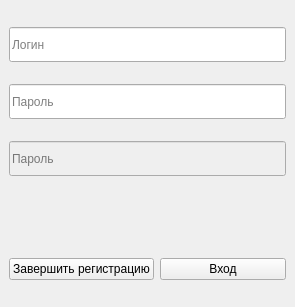
<?xml version="1.0" encoding="UTF-8"?>
<ui version="4.0">
 <class>Registration</class>
 <widget class="QMainWindow" name="Registration">
  <property name="geometry">
   <rect>
    <x>0</x>
    <y>0</y>
    <width>295</width>
    <height>307</height>
   </rect>
  </property>
  <property name="sizePolicy">
   <sizepolicy hsizetype="Fixed" vsizetype="Fixed">
    <horstretch>0</horstretch>
    <verstretch>0</verstretch>
   </sizepolicy>
  </property>
  <property name="minimumSize">
   <size>
    <width>295</width>
    <height>307</height>
   </size>
  </property>
  <property name="maximumSize">
   <size>
    <width>295</width>
    <height>307</height>
   </size>
  </property>
  <property name="windowTitle">
   <string>MainWindow</string>
  </property>
  <widget class="QWidget" name="centralwidget">
   <layout class="QGridLayout" name="gridLayout">
    <item row="5" column="1">
     <widget class="QPushButton" name="push_button_login">
      <property name="text">
       <string>Вход</string>
      </property>
     </widget>
    </item>
    <item row="2" column="0" colspan="2">
     <widget class="QLineEdit" name="line_edit_password_check">
      <property name="enabled">
       <bool>false</bool>
      </property>
      <property name="sizePolicy">
       <sizepolicy hsizetype="Expanding" vsizetype="Expanding">
        <horstretch>0</horstretch>
        <verstretch>0</verstretch>
       </sizepolicy>
      </property>
      <property name="minimumSize">
       <size>
        <width>0</width>
        <height>35</height>
       </size>
      </property>
      <property name="maximumSize">
       <size>
        <width>16777215</width>
        <height>30</height>
       </size>
      </property>
      <property name="contextMenuPolicy">
       <enum>Qt::NoContextMenu</enum>
      </property>
      <property name="acceptDrops">
       <bool>false</bool>
      </property>
      <property name="inputMethodHints">
       <set>Qt::ImhHiddenText|Qt::ImhNoAutoUppercase|Qt::ImhNoPredictiveText|Qt::ImhSensitiveData</set>
      </property>
      <property name="text">
       <string/>
      </property>
      <property name="echoMode">
       <enum>QLineEdit::Password</enum>
      </property>
      <property name="alignment">
       <set>Qt::AlignLeading|Qt::AlignLeft|Qt::AlignVCenter</set>
      </property>
      <property name="dragEnabled">
       <bool>true</bool>
      </property>
      <property name="placeholderText">
       <string>Пароль</string>
      </property>
      <property name="cursorMoveStyle">
       <enum>Qt::VisualMoveStyle</enum>
      </property>
      <property name="clearButtonEnabled">
       <bool>true</bool>
      </property>
     </widget>
    </item>
    <item row="5" column="0">
     <widget class="QPushButton" name="push_button_fin_registration">
      <property name="text">
       <string>Завершить регистрацию</string>
      </property>
     </widget>
    </item>
    <item row="0" column="0" colspan="2">
     <widget class="QLineEdit" name="line_edit_login">
      <property name="sizePolicy">
       <sizepolicy hsizetype="Preferred" vsizetype="Minimum">
        <horstretch>0</horstretch>
        <verstretch>0</verstretch>
       </sizepolicy>
      </property>
      <property name="minimumSize">
       <size>
        <width>0</width>
        <height>35</height>
       </size>
      </property>
      <property name="maximumSize">
       <size>
        <width>16777215</width>
        <height>30</height>
       </size>
      </property>
      <property name="contextMenuPolicy">
       <enum>Qt::NoContextMenu</enum>
      </property>
      <property name="acceptDrops">
       <bool>false</bool>
      </property>
      <property name="text">
       <string/>
      </property>
      <property name="placeholderText">
       <string>Логин</string>
      </property>
      <property name="clearButtonEnabled">
       <bool>true</bool>
      </property>
     </widget>
    </item>
    <item row="3" column="0" colspan="2">
     <widget class="QLabel" name="label_error">
      <property name="sizePolicy">
       <sizepolicy hsizetype="Preferred" vsizetype="Fixed">
        <horstretch>0</horstretch>
        <verstretch>0</verstretch>
       </sizepolicy>
      </property>
      <property name="minimumSize">
       <size>
        <width>0</width>
        <height>40</height>
       </size>
      </property>
      <property name="text">
       <string/>
      </property>
      <property name="alignment">
       <set>Qt::AlignCenter</set>
      </property>
      <property name="wordWrap">
       <bool>true</bool>
      </property>
     </widget>
    </item>
    <item row="1" column="0" colspan="2">
     <widget class="QLineEdit" name="line_edit_password_main">
      <property name="sizePolicy">
       <sizepolicy hsizetype="Expanding" vsizetype="Expanding">
        <horstretch>0</horstretch>
        <verstretch>0</verstretch>
       </sizepolicy>
      </property>
      <property name="minimumSize">
       <size>
        <width>0</width>
        <height>35</height>
       </size>
      </property>
      <property name="maximumSize">
       <size>
        <width>16777215</width>
        <height>30</height>
       </size>
      </property>
      <property name="contextMenuPolicy">
       <enum>Qt::NoContextMenu</enum>
      </property>
      <property name="acceptDrops">
       <bool>false</bool>
      </property>
      <property name="inputMethodHints">
       <set>Qt::ImhHiddenText|Qt::ImhNoAutoUppercase|Qt::ImhNoPredictiveText|Qt::ImhSensitiveData</set>
      </property>
      <property name="text">
       <string/>
      </property>
      <property name="echoMode">
       <enum>QLineEdit::Password</enum>
      </property>
      <property name="alignment">
       <set>Qt::AlignLeading|Qt::AlignLeft|Qt::AlignVCenter</set>
      </property>
      <property name="dragEnabled">
       <bool>true</bool>
      </property>
      <property name="placeholderText">
       <string>Пароль</string>
      </property>
      <property name="cursorMoveStyle">
       <enum>Qt::VisualMoveStyle</enum>
      </property>
      <property name="clearButtonEnabled">
       <bool>true</bool>
      </property>
     </widget>
    </item>
   </layout>
  </widget>
 </widget>
 <resources/>
 <connections/>
</ui>
